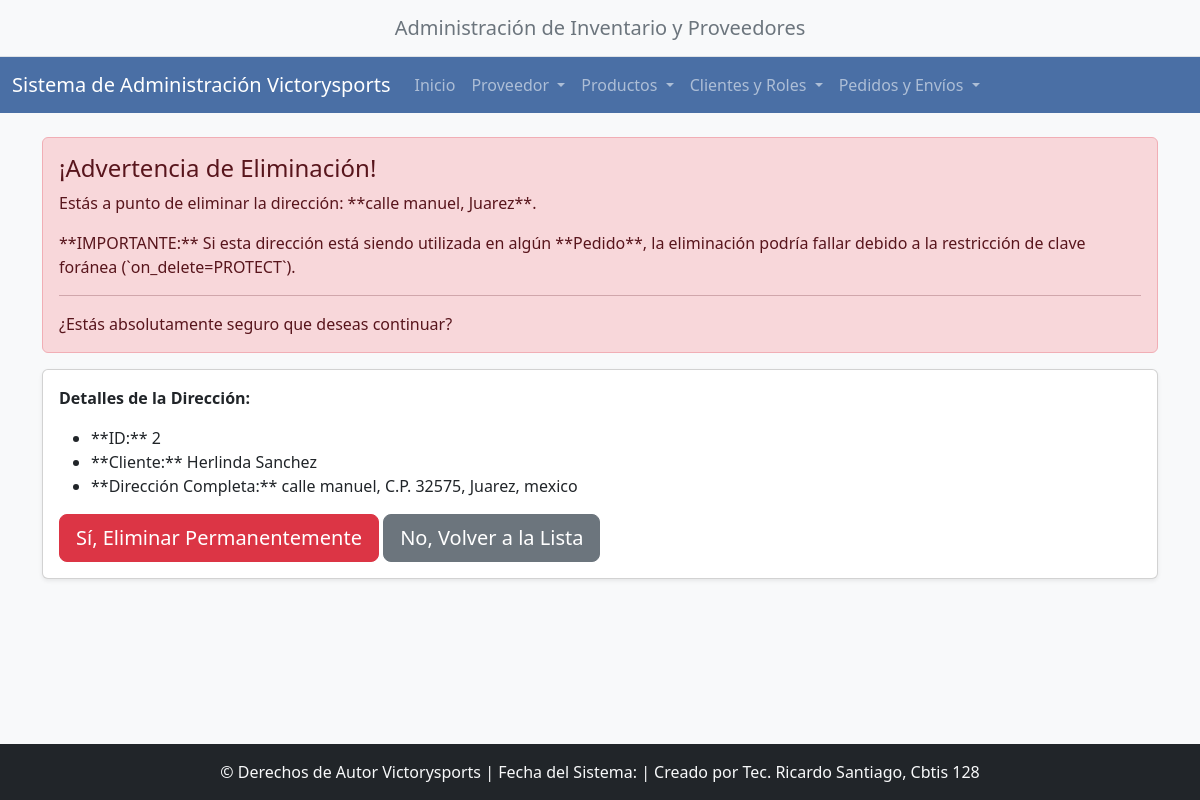
The page /direcciones/borrar/2/ on the database its author committed.
### app_victorysports/models.py (models this page shows, shortened)
class Direccion(models.Model):
    cliente = models.ForeignKey(Cliente, on_delete=models.CASCADE)  # id_cliente
    calle = models.CharField(max_length=100)
    codigo_postal = models.CharField(max_length=10)
    ciudad = models.CharField(max_length=100)
    pais = models.CharField(max_length=100)
    class Meta:
        verbose_name = "Dirección"
        verbose_name_plural = "Direcciones"

class Cliente(models.Model):
    rol = models.ForeignKey(Rol, on_delete=models.SET_NULL, null=True)  # id_rol
    nombre_completo = models.CharField(max_length=255)
    email = models.EmailField(max_length=100, unique=True)
    password = models.CharField(max_length=255)
    fecha_registro = models.DateTimeField(auto_now_add=True)
    class Meta:
        verbose_name = "Cliente"
        verbose_name_plural = "Clientes"

### app_victorysports/views.py (the view)
# urls.py: path('direcciones/borrar/<int:pk>/', views.borrar_direccion, name='borrar_direccion'),
def borrar_direccion(request, pk):
    direccion = get_object_or_404(Direccion, pk=pk)
    if request.method == 'POST':
        direccion.delete()
        return redirect(reverse('ver_direccion'))
    context = {'direccion': direccion}
    return render(request, 'direccion/borrar_direccion.html', context)

### app_victorysports/templates/direccion/borrar_direccion.html (shortened to what this page needs)
{% extends "base.html" %}
{% block content %}
<div class="alert alert-danger" role="alert">
    <h4 class="alert-heading">¡Advertencia de Eliminación!</h4>
    <p>Estás a punto de eliminar la dirección: **{{ direccion.calle }}, {{ direccion.ciudad }}**.</p>
    <p class="mt-3">**IMPORTANTE:** Si esta dirección está siendo utilizada en algún **Pedido**, la eliminación podría fallar debido a la restricción de clave foránea (`on_delete=PROTECT`).</p>
    <hr>
    <p class="mb-0">¿Estás absolutamente seguro que deseas continuar?</p>
</div>
<div class="card shadow-sm">
    <div class="card-body">
        <p><strong>Detalles de la Dirección:</strong></p>
        <ul>
            <li>**ID:** {{ direccion.pk }}</li>
            <li>**Cliente:** {{ direccion.cliente.nombre_completo }}</li>
            <li>**Dirección Completa:** {{ direccion.calle }}, C.P. {{ direccion.codigo_postal }}, {{ direccion.ciudad }}, {{ direccion.pais }}</li>
        </ul>
        <form method="POST" action="{% url 'borrar_direccion' pk=direccion.pk %}">
            <button type="submit" class="btn btn-danger btn-lg">Sí, Eliminar Permanentemente</button>
            <a href="{% url 'ver_direccion' %}" class="btn btn-secondary btn-lg">No, Volver a la Lista</a>
        </form>
    </div>
</div>
{% endblock content %}

### app_victorysports/templates/base.html (style rules this page uses)
body { background-color: #f8f9fa; }
html { position: relative; min-height: 100%; }
body { margin-bottom: 70px; }

### rows shown on the page
Direccion: calle "calle manuel", ciudad "Juarez", pk "2", cliente.nombre_completo "Herlinda Sanchez", codigo_postal "32575", pais "mexico"
